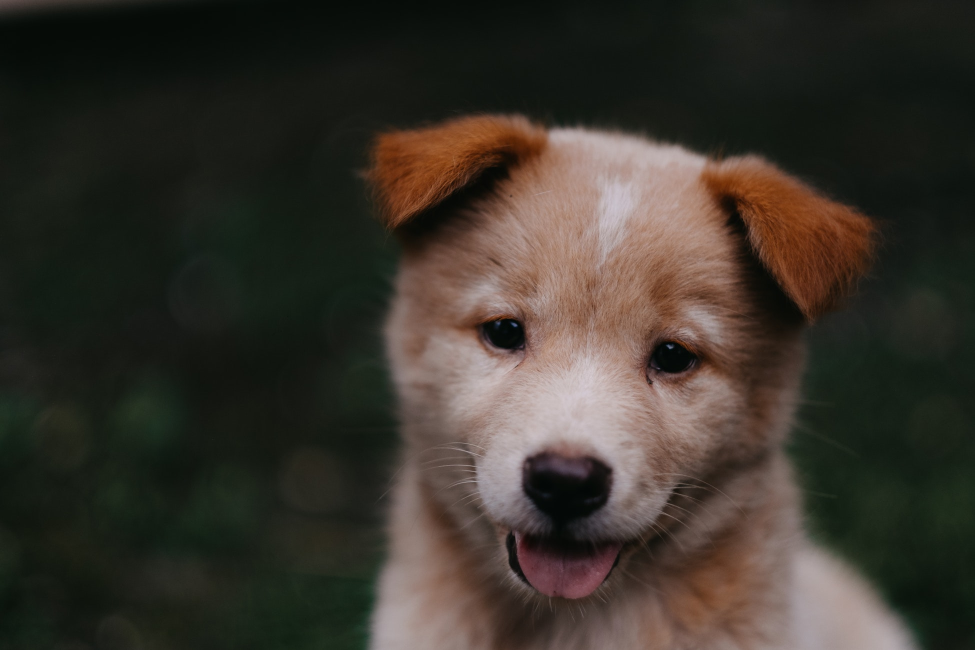
#> input picture DATA/00-puppy.jpg, 1950 x 1300 px, given in place of horse.jpg, which was not available (shown at 1/2 size)
$ jupyter execute 06-Histograms.ipynb   (shell and % lines are left out)   (text cells are left out)
#> lines starting #> are read from the running program, lines starting #| are printed output that depends on the picture; pictures that were not available may be replaced by others from this repository, and a replacement may not be noted
[cell 1]
import cv2
import numpy as np
import matplotlib.pyplot as plt

[cell 2]
dark_horse = cv2.imread('../DATA/horse.jpg')
#> dark_horse is the input picture: shape (1300, 1950, 3); mean B, G, R 43.8, 51.8, 57.3
show_horse = cv2.cvtColor(dark_horse, cv2.COLOR_BGR2RGB)

rainbow = cv2.imread('../DATA/rainbow.jpg')
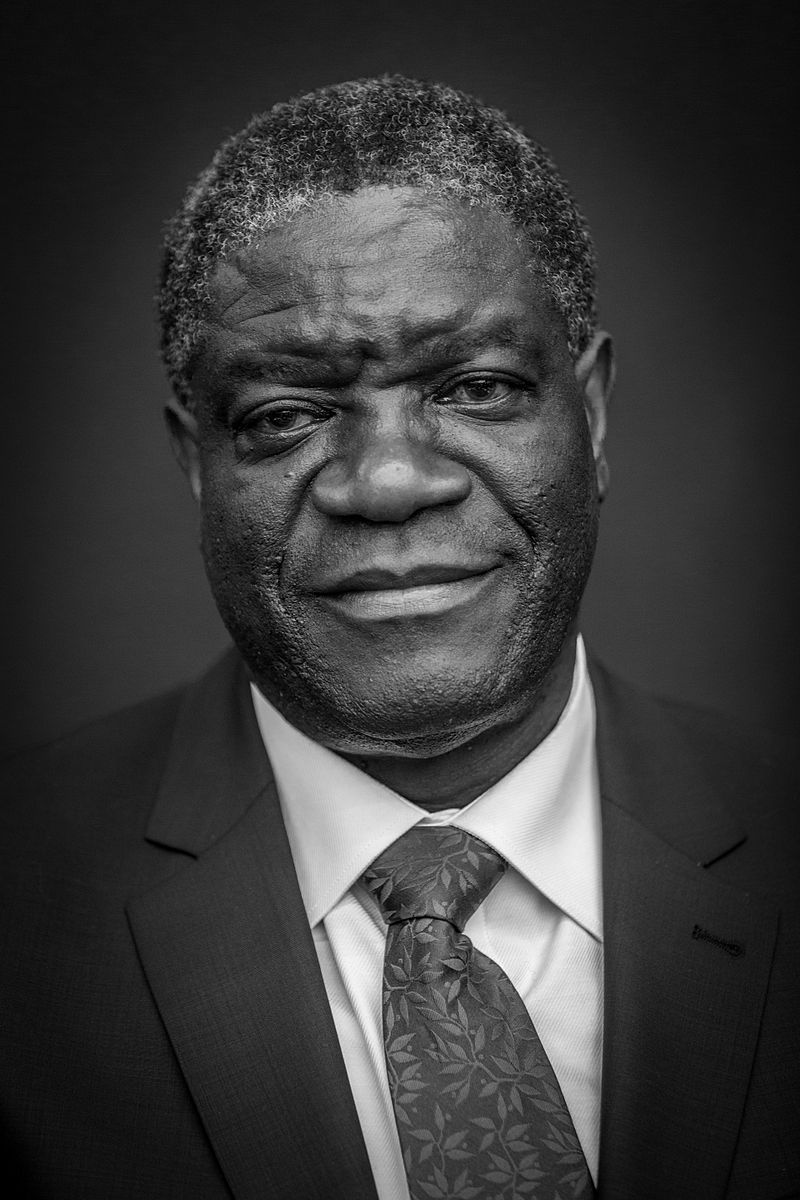
#> input picture DATA/Denis_Mukwege.jpg, 800 x 1200 px, given in place of rainbow.jpg, which was not available
#> rainbow is the input picture: shape (1200, 800, 3); min 0, max 255, mean 58.8
show_rainbow =cv2.cvtColor(rainbow, cv2.COLOR_BGR2RGB)

blue_bricks = cv2.imread('../DATA/bricks.jpg')
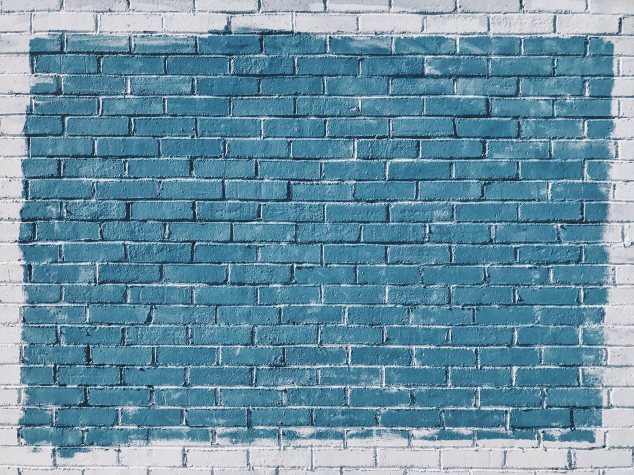
#> input picture DATA/bricks.jpg, 1267 x 950 px (shown at 1/2 size)
#> blue_bricks is the input picture: shape (950, 1267, 3); mean B, G, R 163.5, 144, 104.9
show_bricks = cv2.cvtColor(blue_bricks, cv2.COLOR_BGR2RGB)

[cell 3]
plt.imshow(show_horse)

[cell 4]
# RECALL MATPLOTLIB IMSHOW EXPECTS THE RGB IN A DIFFERENT ORDER!
# WATCH VIDEO FOR FULL DETAILS PLEASE!
plt.imshow(dark_horse)

[cell 5]
plt.imshow(show_rainbow)

[cell 6]
plt.imshow(show_bricks)

[cell 7]
hist_values = cv2.calcHist([blue_bricks],channels=[0],mask=None,histSize=[256],ranges=[0,256])
#> hist_values = 256 values, max 19329 at index 150, min 0 at index 0, mean 4701.8

[cell 8]
hist_values.shape
#> Out = (256, 1)

[cell 9]
plt.plot(hist_values)
#> figure, not shown here; curve peaks at x = 150, y = 19329

[cell 10]
hist_values = cv2.calcHist([dark_horse],channels=[0],mask=None,histSize=[256],ranges=[0,256])
#> hist_values = 256 values, max 158781 at index 21, min 0 at index 211, mean 9902.3

[cell 11]
plt.plot(hist_values)
#> figure, not shown here; curve peaks at x = 21, y = 158781

[cell 12]
plt.imshow(show_horse)

[cell 13]
img = blue_bricks
color = ('b','g','r')
for i,col in enumerate(color):
    histr = cv2.calcHist([img],[i],None,[256],[0,256])
    plt.plot(histr,color = col)
    plt.xlim([0,256])
plt.title('Blue Bricks Image')
plt.show()
#> figure, not shown here; curve peaks at x = 150, y = 19329; curve peaks at x = 124, y = 17804; curve peaks at x = 63, y = 16885

[cell 14]
img = dark_horse
color = ('b','g','r')
for i,col in enumerate(color):
    histr = cv2.calcHist([img],[i],None,[256],[0,256])
    plt.plot(histr,color = col)
    plt.xlim([0,256])
plt.title('Dark Horse')
plt.show()
#> figure, not shown here; curve peaks at x = 21, y = 158781; curve peaks at x = 25, y = 114036; curve peaks at x = 21, y = 133817

[cell 15]
img = rainbow
color = ('b','g','r')
for i,col in enumerate(color):
    histr = cv2.calcHist([img],[i],None,[256],[0,256])
    plt.plot(histr,color = col)
    plt.xlim([0,256])
plt.title('Rainbow Image')
plt.show()
#> figure, not shown here; curve peaks at x = 25, y = 19219; curve peaks at x = 25, y = 19219; curve peaks at x = 25, y = 19219

[cell 16]
img = rainbow

[cell 17]
img.shape
#> Out = (1200, 800, 3)

[cell 18]
# create a mask
mask = np.zeros(img.shape[:2], np.uint8)
mask[300:400, 100:400] = 255

[cell 19]
plt.imshow(mask,cmap='gray')

[cell 20]
masked_img = cv2.bitwise_and(img,img,mask = mask)
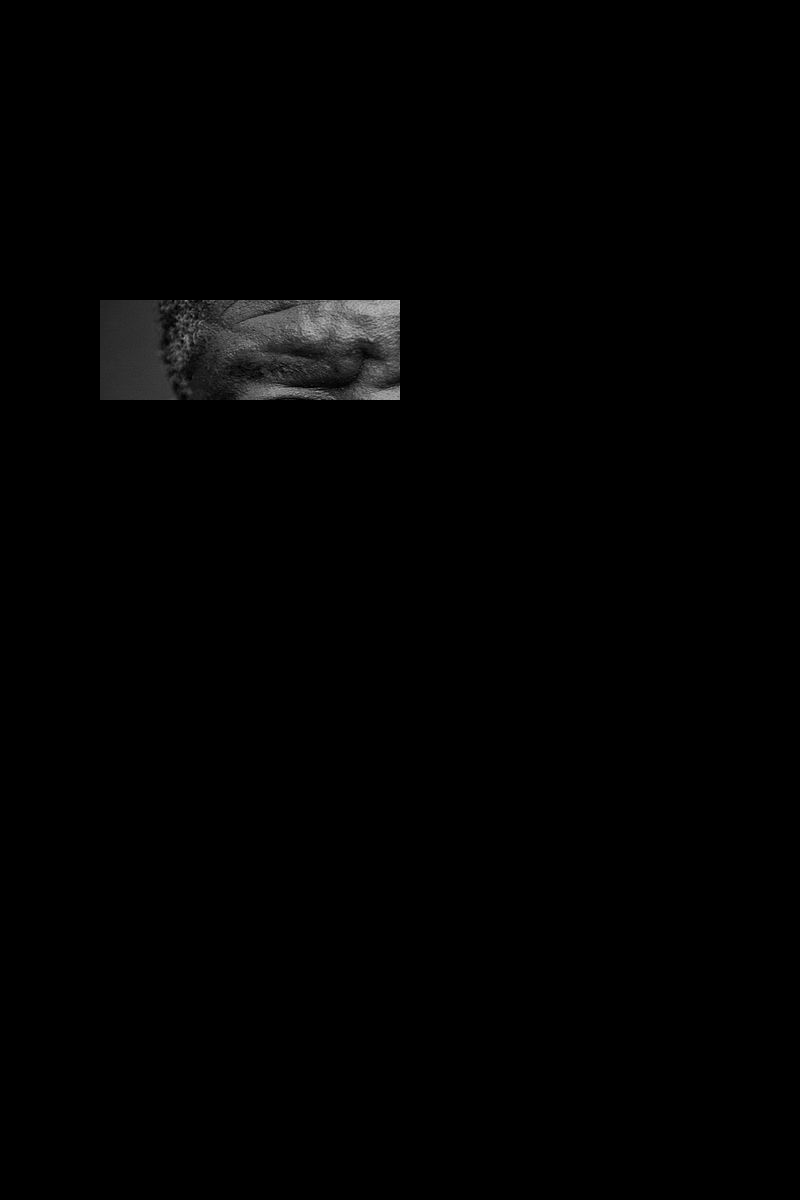
#> masked_img: shape (1200, 800, 3); min 0, max 191, mean 2
show_masked_img = cv2.bitwise_and(show_rainbow,show_rainbow,mask = mask)

[cell 21]
plt.imshow(show_masked_img)

[cell 22]
hist_mask_values_red = cv2.calcHist([rainbow],channels=[2],mask=mask,histSize=[256],ranges=[0,256])
#> hist_mask_values_red = 256 values, max 855 at index 46, min 0 at index 184, mean 117.2
hist_full_values_red = cv2.calcHist([rainbow],channels=[2],mask=None,histSize=[256],ranges=[0,256])
#> hist_full_values_red = 256 values, max 19219 at index 25, min 0 at index 251, mean 3750

[cell 23]
plt.plot(hist_full_values_red)
plt.title('Histogram for RED values of the full image')
#> figure, not shown here; curve peaks at x = 25, y = 19219

[cell 24]
plt.plot(hist_mask_values_red)
plt.title('Histogram for RED values for the Masked Area')
#> figure, not shown here; curve peaks at x = 46, y = 855

[cell 25]
gorilla = cv2.imread('../DATA/gorilla.jpg',0)
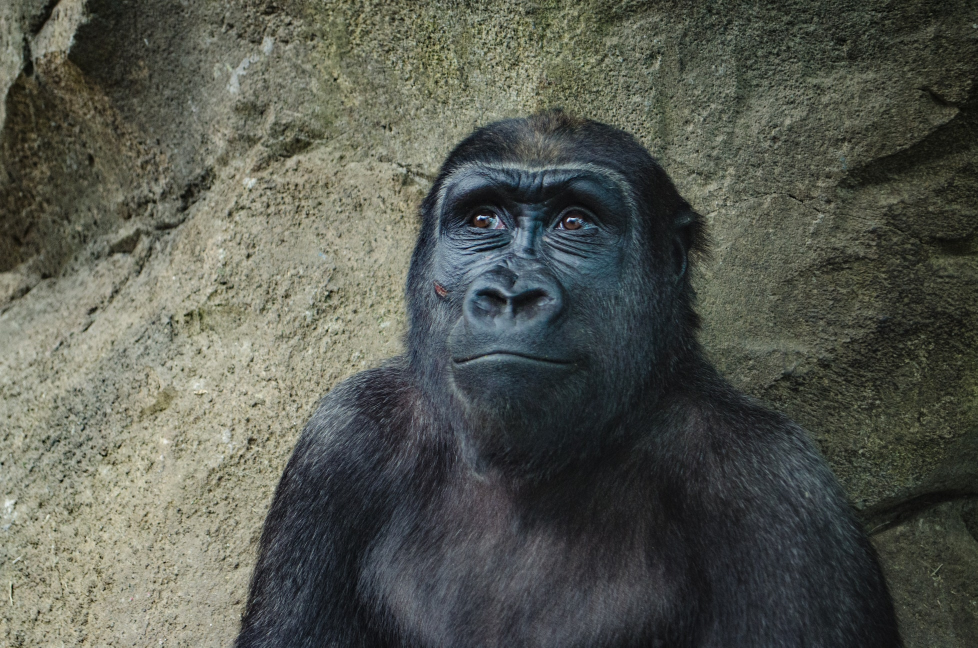
#> input picture DATA/gorilla.jpg, 1955 x 1295 px (shown at 1/2 size)
#> gorilla: shape (1295, 1955); min 0, max 255, mean 87.1

[cell 26]
def display(img,cmap=None):
    fig = plt.figure(figsize=(10,8))
    ax = fig.add_subplot(111)
    ax.imshow(img,cmap)

[cell 27]
display(gorilla,cmap='gray')

[cell 28]
hist_values = cv2.calcHist([gorilla],channels=[0],mask=None,histSize=[256],ranges=[0,256])
#> hist_values = 256 values, max 24421 at index 38, min 0 at index 242, mean 9889.6

[cell 29]
plt.plot(hist_values)
#> figure, not shown here; curve peaks at x = 38, y = 24421

[cell 30]
eq_gorilla = cv2.equalizeHist(gorilla)
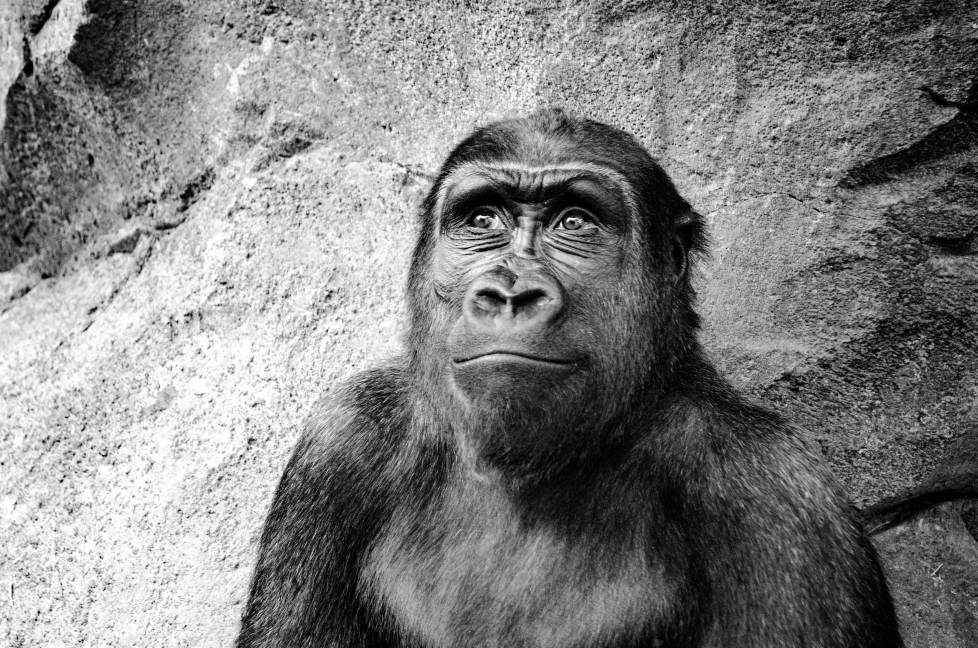
#> eq_gorilla: shape (1295, 1955) (shown at 1/2 size); min 0, max 255, mean 128.3

[cell 31]
display(eq_gorilla,cmap='gray')

[cell 32]
hist_values = cv2.calcHist([eq_gorilla],channels=[0],mask=None,histSize=[256],ranges=[0,256])
#> hist_values = 256 values, max 24421 at index 45, min 0 at index 6, mean 9889.6

[cell 33]
plt.plot(hist_values)
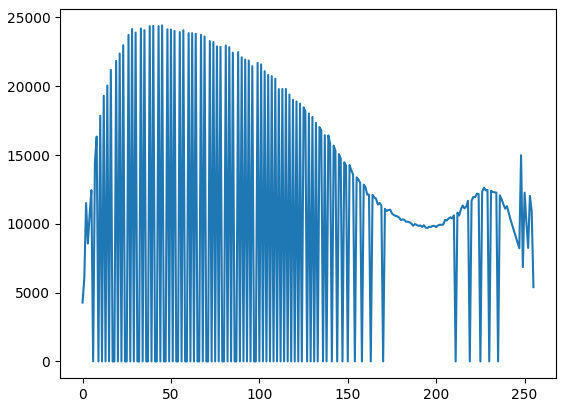
#> figure drawn by matplotlib, 1 panel; curve peaks at x = 45, y = 24421

[cell 34]
color_gorilla = cv2.imread('../DATA/gorilla.jpg')
#> color_gorilla is the input picture: shape (1295, 1955, 3); mean B, G, R 80.4, 88.9, 86
show_gorilla = cv2.cvtColor(color_gorilla,cv2.COLOR_BGR2RGB)
# Convert to HSV colorspace
hsv = cv2.cvtColor(color_gorilla, cv2.COLOR_BGR2HSV)
#> hsv: shape (1295, 1955, 3); mean H, S, V 59, 46.4, 91.6

[cell 35]
display(show_gorilla)

[cell 36]
# Grab V channel
hsv[:,:,2]

[cell 37]
hsv[:,:,2] = cv2.equalizeHist(hsv[:,:,2])
#> hsv: shape (1295, 1955, 3); mean H, S, V 59, 46.4, 128.3

[cell 38]
# Convert back to RGB to visualize
eq_color_gorilla = cv2.cvtColor(hsv, cv2.COLOR_HSV2RGB)
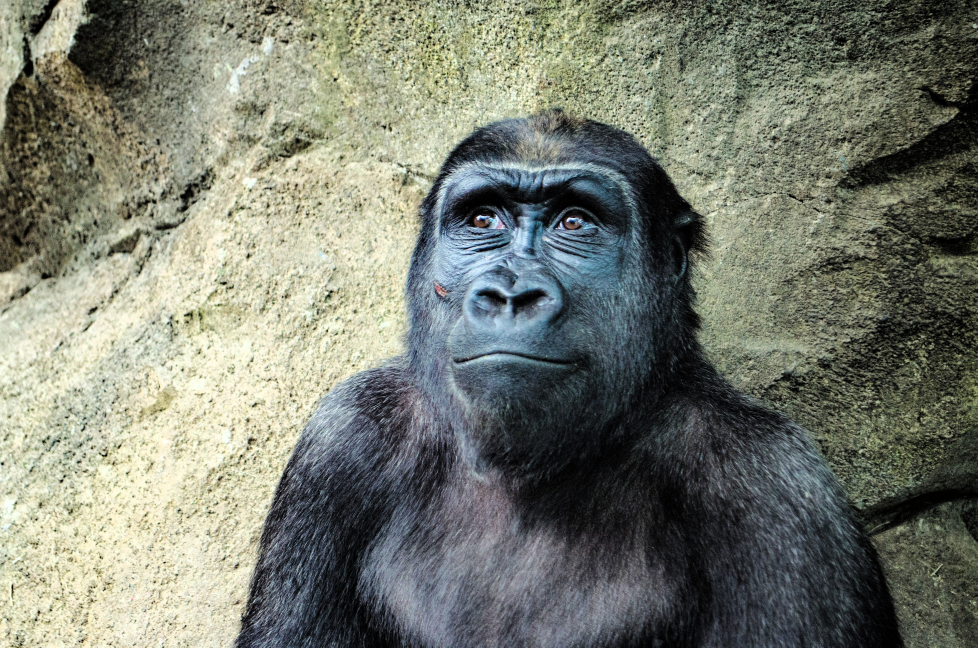
#> eq_color_gorilla: shape (1295, 1955, 3) (shown at 1/2 size); mean R, G, B 120.3, 124.4, 112.1
display(eq_color_gorilla)
